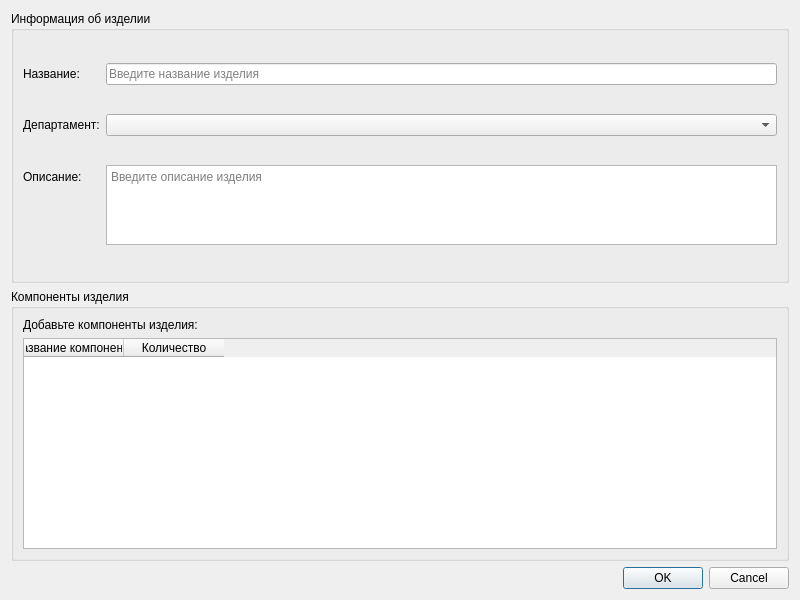
<?xml version="1.0" encoding="UTF-8"?>
<ui version="4.0">
 <class>DialogCreateProduct</class>
 <widget class="QDialog" name="DialogCreateProduct">
  <property name="geometry">
   <rect>
    <x>0</x>
    <y>0</y>
    <width>800</width>
    <height>600</height>
   </rect>
  </property>
  <property name="windowTitle">
   <string>Создание изделия</string>
  </property>
  <property name="modal">
   <bool>true</bool>
  </property>
  <layout class="QVBoxLayout" name="verticalLayout_main">
   <item>
    <widget class="QGroupBox" name="groupBox_product_info">
     <property name="title">
      <string>Информация об изделии</string>
     </property>
     <layout class="QFormLayout" name="formLayout_product">
      <item row="0" column="0">
       <widget class="QLabel" name="label_name">
        <property name="text">
         <string>Название:</string>
        </property>
       </widget>
      </item>
      <item row="0" column="1">
       <widget class="QLineEdit" name="lineEdit_name">
        <property name="placeholderText">
         <string>Введите название изделия</string>
        </property>
       </widget>
      </item>
      <item row="1" column="0">
       <widget class="QLabel" name="label_department">
        <property name="text">
         <string>Департамент:</string>
        </property>
       </widget>
      </item>
      <item row="1" column="1">
       <widget class="QComboBox" name="comboBox_department">
        <property name="editable">
         <bool>false</bool>
        </property>
       </widget>
      </item>
      <item row="2" column="0">
       <widget class="QLabel" name="label_description">
        <property name="text">
         <string>Описание:</string>
        </property>
       </widget>
      </item>
      <item row="2" column="1">
       <widget class="QTextEdit" name="textEdit_description">
        <property name="maximumSize">
         <size>
          <width>16777215</width>
          <height>80</height>
         </size>
        </property>
        <property name="placeholderText">
         <string>Введите описание изделия</string>
        </property>
       </widget>
      </item>
     </layout>
    </widget>
   </item>
   <item>
    <widget class="QGroupBox" name="groupBox_components">
     <property name="title">
      <string>Компоненты изделия</string>
     </property>
     <layout class="QVBoxLayout" name="verticalLayout_components">
      <item>
       <widget class="QLabel" name="label_components_info">
        <property name="text">
         <string>Добавьте компоненты изделия:</string>
        </property>
       </widget>
      </item>
      <item>
       <widget class="QTableWidget" name="tableWidget_components">
        <property name="alternatingRowColors">
         <bool>true</bool>
        </property>
        <property name="selectionBehavior">
         <enum>QAbstractItemView::SelectRows</enum>
        </property>
        <property name="sortingEnabled">
         <bool>false</bool>
        </property>
        <column>
         <property name="text">
          <string>Название компонента</string>
         </property>
        </column>
        <column>
         <property name="text">
          <string>Количество</string>
         </property>
        </column>
       </widget>
      </item>
     </layout>
    </widget>
   </item>
   <item>
    <widget class="QDialogButtonBox" name="buttonBox">
     <property name="orientation">
      <enum>Qt::Horizontal</enum>
     </property>
     <property name="standardButtons">
      <set>QDialogButtonBox::Cancel|QDialogButtonBox::Ok</set>
     </property>
    </widget>
   </item>
  </layout>
 </widget>
 <resources/>
 <connections>
  <connection>
   <sender>buttonBox</sender>
   <signal>accepted()</signal>
   <receiver>DialogCreateProduct</receiver>
   <slot>accept()</slot>
   <hints>
    <hint type="sourcelabel">
     <x>248</x>
     <y>254</y>
    </hint>
    <hint type="destinationlabel">
     <x>157</x>
     <y>274</y>
    </hint>
   </hints>
  </connection>
  <connection>
   <sender>buttonBox</sender>
   <signal>rejected()</signal>
   <receiver>DialogCreateProduct</receiver>
   <slot>reject()</slot>
   <hints>
    <hint type="sourcelabel">
     <x>316</x>
     <y>260</y>
    </hint>
    <hint type="destinationlabel">
     <x>286</x>
     <y>274</y>
    </hint>
   </hints>
  </connection>
 </connections>
</ui>
